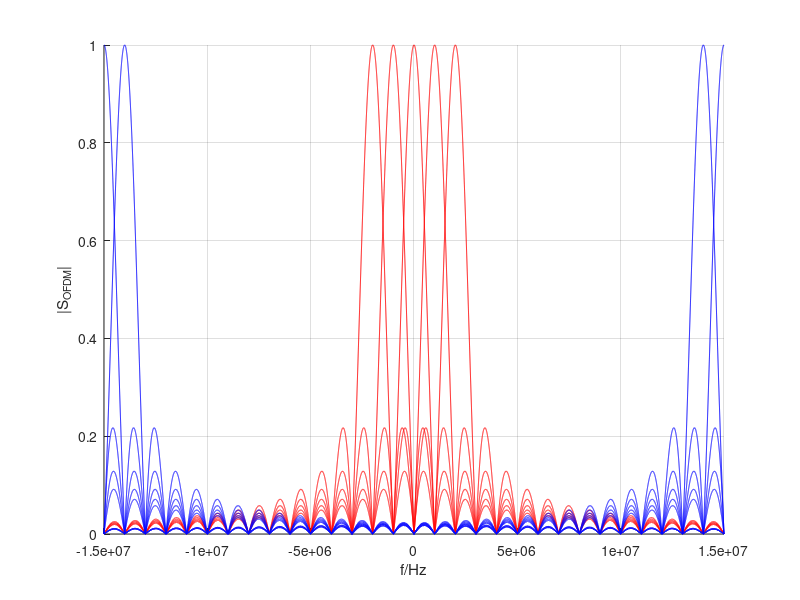

Write the MATLAB code that produced this figure.
clear,close all
%spec_ana_fig.m
f=-15e6:1e3:15e6;
fs=16e6;
n=8000;
%impulseresponse
  a0=0.21194908595403703;
 a1=0.576101828091926;
 a2=a0;
h=[a0 , a1, a2];
 
 H = freqz(h,1,f,fs);
%subplot(2,1,1) 
%plot(f,20*log10(abs(H)),'o')
hold
a=1e6;
%pi, raster der nullsten sind in 1er
%2*16 mit fs=32e6, die breite der keulen wird 1000
b=2*8*pi;
%scale for plot
c=16;
%absolute for plot
d=16;
s1= sin(b*(f)    /fs)./(b*(f)    /fs);
s2= sin(b*(f-a)  /fs)./(b*(f-a)  /fs);
s3= sin(b*(f-a*2)/fs)./(b*(f-a*2)/fs);
%s4= sin(b*(f-a*3+a/2)/fs)./(b*(f-a*3+a/2)/fs);
%s5= sin(b*(f-a*4+a/2)/fs)./(b*(f-a*4+a/2)/fs);
s4= sin(b*(f+a)  /fs)./(b*(f+a)  /fs);
s5= sin(b*(f+a*2)  /fs)./(b*(f+a*2)  /fs);
%s7= sin(b*(f+a*2+a/2)/fs)./(b*(f+a*2+a/2)/fs);
%s8= sin(b*(f+a*3+a/2)/fs)./(b*(f+a*3+a/2)/fs);

e=16e6;

s6=  sin(b*(f-e)    /fs)./(b*(f-e)    /fs);
s7= sin(b*(f-e-a)  /fs)./(b*(f-e-a)  /fs);
s8= sin(b*(f-e-a*2)/fs)./(b*(f-e-a*2)/fs);
%s12= sin(b*(f-e-a*3+a/2)/fs)./(b*(f-e-a*3+a/2)/fs);
%s13= sin(b*(f-e-a*4+a/2)/fs)./(b*(f-e-a*4+a/2)/fs);
s9= sin(b*(f-e+a)  /fs)./(b*(f-e+a)  /fs);
s10= sin(b*(f-e+a*2)  /fs)./(b*(f-e+a*2)  /fs);
%s15= sin(b*(f-e+a*2+a/2)/fs)./(b*(f-e+a*2+a/2)/fs);
%s16= sin(b*(f-e+a*3+a/2)/fs)./(b*(f-e+a*3+a/2)/fs);
%subplot(2,1,2)

s11=  sin(b*(f+e)    /fs)./(b*(f+e)    /fs);
s12= sin(b*(f+e-a)  /fs)./(b*(f+e-a)  /fs);
s13= sin(b*(f+e-a*2)/fs)./(b*(f+e-a*2)/fs);
s14= sin(b*(f+e+a)  /fs)./(b*(f+e+a)  /fs);
s15= sin(b*(f+e+a*2)  /fs)./(b*(f+e+a*2)  /fs);
%plot(f,abs(s1),f,abs(s2),f,abs(s3),f,abs(s4),f,abs(s5),f,abs(s6),f,abs(s7),f,abs(s8),f,abs(s9),f,abs(s10),f,abs(s11),f,abs(s12),f,abs(s13),f,abs(s14),f,abs(s15),f,abs(s16))
plot(f,abs(s1),'r',f,abs(s2),'r',f,abs(s3),'r',f,abs(s4),'r',f,abs(s5),'r',f,abs(s6),'b',f,abs(s7),'b',f,abs(s8),'b',f,abs(s9),'b',f,abs(s10),'b',f,abs(s11),'b',f,abs(s12),'b',f,abs(s13),'b',f,abs(s14),'b',f,abs(s15),'b')

xlabel('f/Hz'),ylabel('|S_{OFDM}|'),grid
%plot(f,s1.*c-d,f,s2.*c-d,f,s3.*c-d,f,s4.*c-d,f,s5.*c-d,f,s6.*c-d,...
%     f,s7.*c-d,f,s8.*c-d,f,s9.*c-d,f,s10.*c-d,f,s11.*c-d,f,s12.*c-d,...
%     f,s13.*c-d,f,s14.*c-d,f,s15.*c-d,f,s16.*c-d)
 
 %Gesamtspektrum
%  sges=    s1+s2+s3+s4+s5+s6+s7+s8+s9   +s10+s11+s12+s13+s14+s15+s16;
 
 %figure,plot(f,sges)
